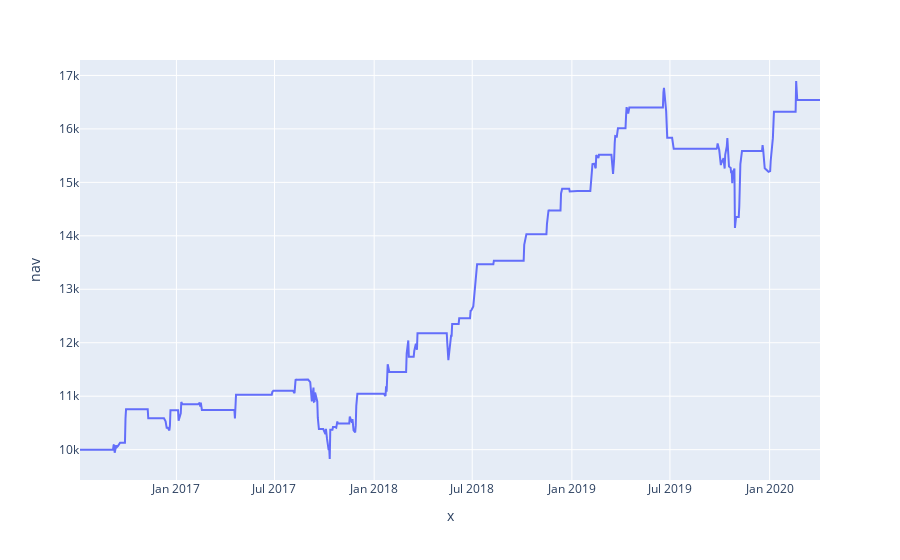

Notebook code cell kept with this figure:
### Code cell
plot_returns(portfolio['nav'])

### Figure 1 — Plotly figure (JSON) as saved in the notebook; plotly's stock layout.template omitted (floating-point values rounded to 4 significant figures; data arrays with more than 128 entries replaced by an {"elided": "..."} marker saying what was removed)
{"data": [{"hoverlabel": {"namelength": 0}, "hovertemplate": "x=%{x}<br>nav=%{y}", "legendgroup": "", "line": {"color": "#636efa", "dash": "solid"}, "mode": "lines", "name": "", "showlegend": false, "type": "scatter", "x": {"elided": "895 str values"}, "xaxis": "x", "y": {"elided": "895 float values"}, "yaxis": "y"}], "layout": {"legend": {"tracegroupgap": 0}, "margin": {"t": 60}, "xaxis": {"anchor": "y", "domain": [0, 1], "title": {"text": "x"}}, "yaxis": {"anchor": "x", "domain": [0, 1], "title": {"text": "nav"}}}}
